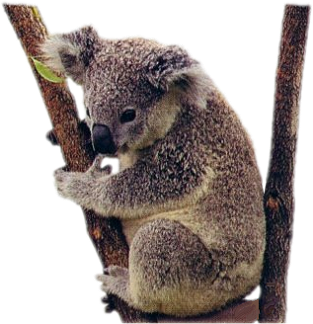
#> input picture koala.png, 313 x 324 px
$ python ColorFilter.py
#> lines starting #> are read from the running program, lines starting #| are printed output that depends on the picture
import numpy as np
from matplotlib import image
from matplotlib import pyplot


class ColorFilter:

    def __init__(self):
        pass

    def invert(self, array):
        for line in array:
            for i in range(len(line)):
                line[i] = 1 - line[i]
        return array

    def to_blue(array):
        return array


cf = ColorFilter()

array = np.array(image.imread("../koala.png"))
#> array is the input picture: shape (324, 313, 4) float32; mean R, G, B, A 0.266, 0.224, 0.211, 0.586
print(array)
#> (printed output is left out)
inv = cf.invert(array)
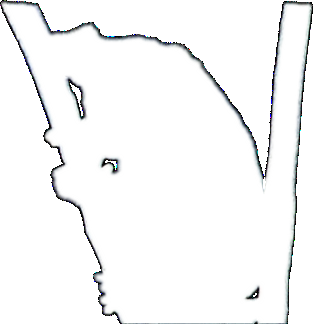
#> inv: shape (324, 313, 4) float32; mean R, G, B, A 0.734, 0.776, 0.79, 0.414; transparent parts drawn white
pyplot.imshow(inv)
pyplot.show()
